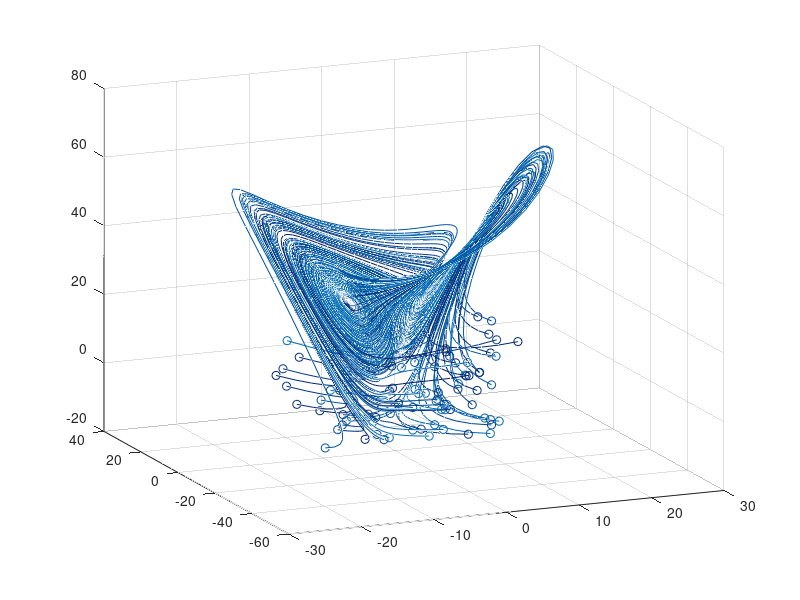

Write MATLAB code to recreate this figure. (Note: this script raises an error after producing the figure.)
clear all, close all, clc

%simulate Lorenz system
dt=0.01; T=8; t=0:dt:T;
b=8/3; sig=10; r=28;

Lorenz = @(t,x)([ sig * (x(2) - x(1))       ;...
                  r * x(1)-x(1)*x(3) - x(2) ;...
                  x(1) * x(2) - b*x(3)      ]);

ode_options = odeset('RelTol',1e-10,'AbsTol',1e-11);

input=[]; output=[];
for j=1:100     %training trajectories
    x0=30*(rand(3,1)-0.5);
    [t,y] = ode45(Lorenz,t,x0);
    input=[input; y(1:end-1,:)];
    output=[output; y(2:end,:)];
    plot3(y(:,1),y(:,2),y(:,3), 'Color', [0 (0.447-j/300) (0.741-j/300)]),hold on
    plot3(x0(1),x0(2),x0(3),'ro','Color',[0 (0.447-j/300) (0.741-j/300)])
end

grid on, view(-23,18)

%% 
net = feedforwardnet([10 10 10]);
net.layers{1}.transferFcn = 'logsig';
net.layers{2}.transferFcn = 'radbas';
net.layers{3}.transferFcn = 'purelin';
net = train(net,input.',output.');

%%

for m = 1:1%0
    x0=30*(rand(3,1)-0.5);%[0.592547396312769;12.933728823930911;-10.768137475687244]
    [t,y] = ode45(Lorenz,t,x0);
    
    ynn(:,1) = x0;
    for k = 2:(length(t))
        ynn(:,k) = net(ynn(:,k-1));
    end
    
%        figure(2)
%        plot3(y(:,1),y(:,2),y(:,3)); hold on
%        plot3(ynn(1,:),ynn(2,:),ynn(3,:));
%        plot3(x0(1),x0(2),x0(3),'ro')
    
    for k = 1:length(ynn)
        figure(2)
        plot3(y(1:k,1),y(1:k,2),y(1:k,3)); hold on
        plot3(ynn(1,1:k),ynn(2,1:k),ynn(3,1:k));
        plot3(x0(1),x0(2),x0(3),'ro'); 
        plot3(y(k,1),y(k,2),y(k,3),'.','Color','#0072BD','MarkerSize',15);
        plot3(ynn(1,k),ynn(2,k),ynn(3,k),'.','Color','#D95319','MarkerSize',15);hold off
        pause(0.01)
    end
    
    
    figure(3)
    subplot(2,2,1), plot(t(1:end),y(1:end,1)), hold on, plot(t(1:end),ynn(1,:)')
    subplot(2,2,2), plot(t(1:end),y(1:end,2)), hold on, plot(t(1:end),ynn(2,:)')
    subplot(2,2,3), plot(t(1:end),y(1:end,3)), hold on, plot(t(1:end),ynn(3,:)')
    subplot(2,2,4), plot(t(1:end),sqrt((y(1:end,1)-ynn(1,:)').^2+(y(1:end,2)-ynn(2,:)').^2+(y(1:end,3)-ynn(3,:)').^2))
end
